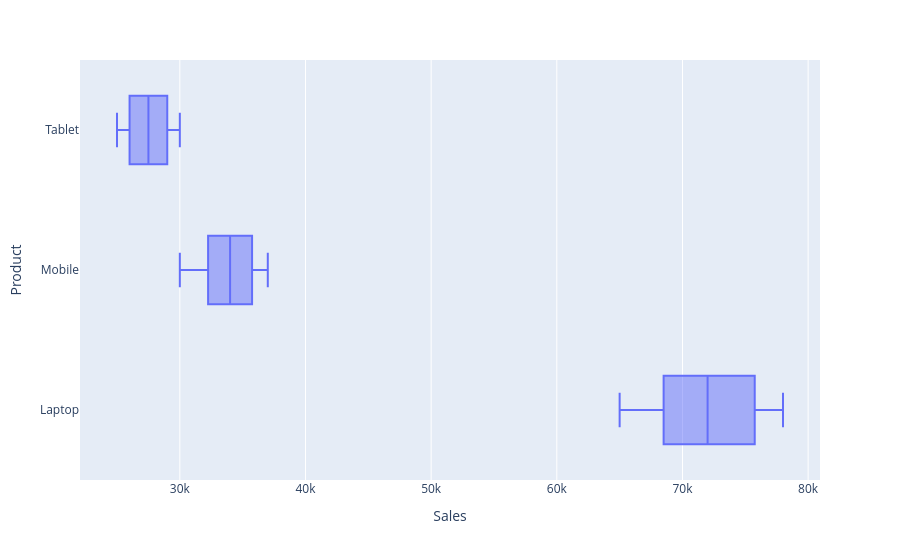

The notebook cell saved with this chart:
### Code cell
# 5. Create a box plot to compare the Sales distribution of each Product.
px.box(
    df,
    x = "Sales",
    y = "Product"
)

### Figure 1 — Plotly figure (JSON) as saved in the notebook; plotly's stock layout.template omitted (floating-point values rounded to 4 significant figures)
{"data": [{"alignmentgroup": "True", "hovertemplate": "Sales=%{x}<br>Product=%{y}<extra></extra>", "legendgroup": "", "marker": {"color": "#636efa"}, "name": "", "notched": false, "offsetgroup": "", "orientation": "h", "showlegend": false, "type": "box", "x": [65000, 30000, 25000, 70000, 32000, 27000, 68000, 35000, 26000, 72000, 33000, 28000, 75000, 34000, 29000, 76000, 36000, 30000, 78000, 37000], "x0": " ", "xaxis": "x", "y": ["Laptop", "Mobile", "Tablet", "Laptop", "Mobile", "Tablet", "Laptop", "Mobile", "Tablet", "Laptop", "Mobile", "Tablet", "Laptop", "Mobile", "Tablet", "Laptop", "Mobile", "Tablet", "Laptop", "Mobile"], "y0": " ", "yaxis": "y"}], "layout": {"boxmode": "group", "legend": {"tracegroupgap": 0}, "margin": {"t": 60}, "xaxis": {"anchor": "y", "domain": [0, 1], "title": {"text": "Sales"}}, "yaxis": {"anchor": "x", "domain": [0, 1], "title": {"text": "Product"}}}}
